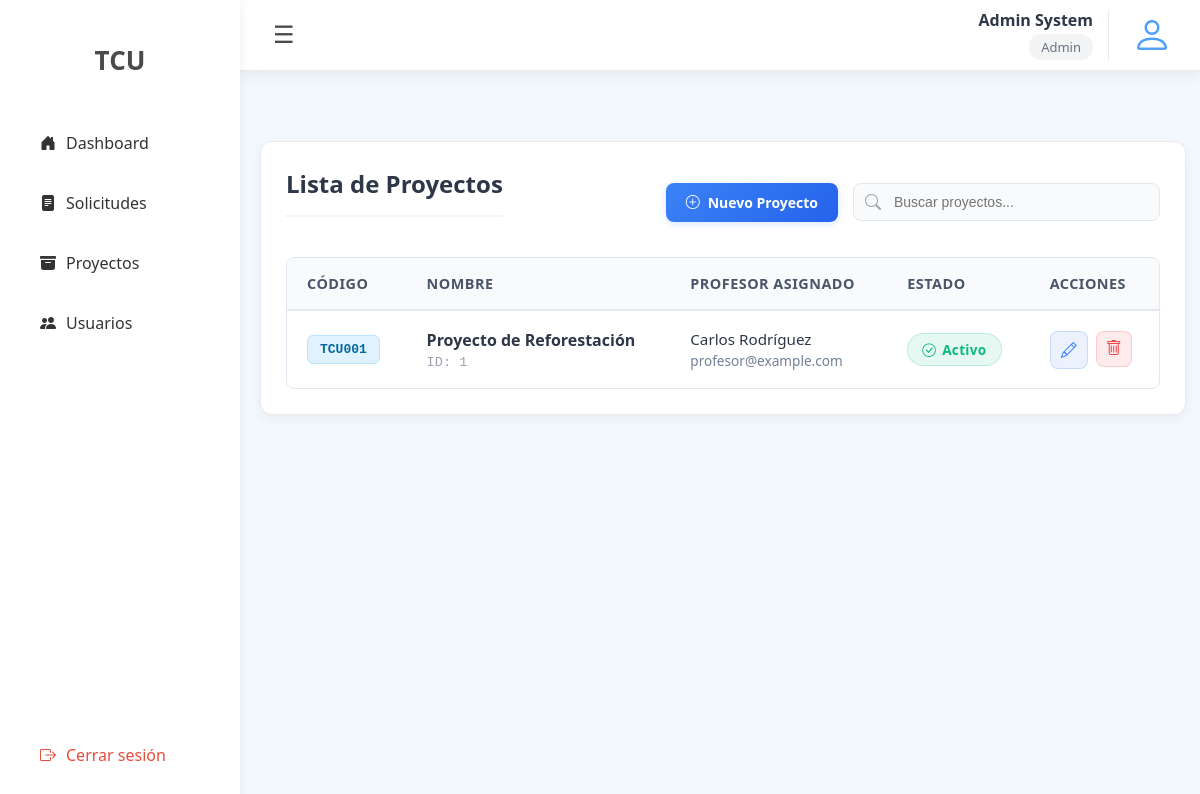
Screenshot of /projects/ (signed in) with the database file from the repository.
### tcu_system_app/models.py (models this page shows, shortened)
class User(models.Model):
    userId = models.AutoField(primary_key=True)
    roleId = models.ForeignKey(Role, on_delete=models.PROTECT)
    firstName = models.CharField(max_length=100, unique=False)
    lastName = models.CharField(max_length=100, unique=False)
    email = models.EmailField(max_length=254, unique=True)
    password = models.CharField(max_length=128, unique=False)
    projectId = models.ForeignKey(Project, on_delete=models.SET_NULL, null=True, blank=True)

class Role(models.Model):
    roleId = models.AutoField(primary_key=True)
    name = models.CharField(max_length=100, unique=True)

class Project(models.Model):
    projectId = models.AutoField(primary_key=True)
    code = models.CharField(max_length=50, unique=True, default='NA')
    name = models.CharField(max_length=200, unique=True)
    userId_professor = models.ForeignKey('User', on_delete=models.SET_NULL, null=True)

### tcu_system_app/views/auth.py (the view)
    def wrapper(request, *args, **kwargs):
        if not is_authenticated(request):
            return redirect('login')
        return view_func(request, *args, **kwargs)

### tcu_system_app/views/auth.py (called while the page is built)
def is_authenticated(request):
    return request.session.get('user_id') is not None

def login_required(view_func):
    def wrapper(request, *args, **kwargs):
        if not is_authenticated(request):
            return redirect('login')
        return view_func(request, *args, **kwargs)
    return wrapper

### tcu_system_app/views/projects.py (called while the page is built)
@login_required
def list_projects(request):
    user_id = request.session.get('user_id')
    if not user_id:
        return redirect('login')
    user = get_object_or_404(User, pk=user_id)
    user_role = user.roleId.name
    if user.roleId.name.lower() not in ['admin']:
        return HttpResponseForbidden("No tienes permiso para acceder a esta página")
    projects = Project.objects.all().order_by('name')
    context = {
        'all_projects': projects,
        'user_role': user.roleId.name.lower(),
        'current_user': user,
        'user_role': user_role,
    }
    return render(request, 'tcu_system_app/projects/projects.html', context)

### tcu_system_app/templates/tcu_system_app/projects/projects.html (shortened to what this page needs)
{% extends 'tcu_system_app/layout.html' %}
{% load static %}
{% block content %}
<link rel="stylesheet" href="{% static 'tcu_system_app/css/dashboard.css' %}">
<link rel="stylesheet" href="{% static 'tcu_system_app/css/projects/projects.css' %}">
<div class="recent-requests">
    <div class="table-header">
        <h2>Lista de Proyectos</h2>
        <div class="table-actions">
            <a href="{% url 'create_project' %}" class="btn-create">
                <i class="bi bi-plus-circle"></i> Nuevo Proyecto
            </a>
            <div class="search-box">
                <i class="bi bi-search"></i>
                <input type="text" id="search-projects" placeholder="Buscar proyectos...">
            </div>
        </div>
    </div>
    {% if all_projects %}
    <div class="table-container">
        <table class="requests-table" id="projects-table">
            <thead>
                <tr>
                    <th>CÓDIGO</th>
                    <th>NOMBRE</th>
                    <th>PROFESOR ASIGNADO</th>
                    <th>ESTADO</th>
                    <th>ACCIONES</th>
                </tr>
            </thead>
            <tbody>
                {% for project in all_projects %}
                <tr>
                    <td>
                        <span class="code-badge">{{ project.code }}</span>
                    </td>
                    <td>
                        <div class="project-info">
                            <strong class="project-name">{{ project.name }}</strong>
                            <small class="project-id">ID: {{ project.projectId }}</small>
                        </div>
                    </td>
                    <td>
                        {% if project.userId_professor %}
                        <div class="professor-info">
                            <div class="professor-details">
                                <strong>{{ project.userId_professor.firstName }} {{ project.userId_professor.lastName }}</strong>
                                <small>{{ project.userId_professor.email|truncatechars:20 }}</small>
                            </div>
                        </div>
                        {% else %}
                        <span class="no-professor">
                            <i class="bi bi-person-x"></i> Sin asignar
                        </span>
                        {% endif %}
                    </td>
                    <td>
                        {% if project.userId_professor %}
                        <span class="status-badge status-active">
                            <i class="bi bi-check-circle"></i> Activo
                        </span>
                        {% else %}
                        <span class="status-badge status-inactive">
                            <i class="bi bi-clock"></i> Inactivo
                        </span>
                        {% endif %}
                    </td>
                    <td>
                        <div class="action-buttons">
                            <a href="{% url 'edit_project' project.projectId %}" class="btn-action btn-edit" title="Editar">
                                <i class="bi bi-pencil"></i>
                            </a>
                            <button class="btn-action btn-delete" title="Eliminar" data-project-id="{{ project.projectId }}">
                                <i class="bi bi-trash"></i>
                            </button>
                        </div>
                    </td>
                </tr>
                {% endfor %}
            </tbody>
        </table>
    </div>
    {% endif %}
</div>
{% endblock %}

### tcu_system_app/templates/tcu_system_app/navbar.html
{% load static %}
<nav class="navbar">
    <button id="toggle-btn" class="toggle-btn">☰</button>
    <div class="nav-right">
        <div class="user-info">
            <span class="user-name">
                {% if current_user %}
                    {{ current_user.firstName }} {{ current_user.lastName }}
                {% else %}
                    Usuario
                {% endif %}
            </span>
            <span class="user-role">
                {% if current_user and current_user.roleId %}
                    {{ current_user.roleId.name|title }}
                {% else %}
                    Rol no definido
                {% endif %}
            </span>
        </div>
        <div class="user-icon-minimal">
            <i class="bi bi-person"></i>
        </div>
    </div>
</nav>

### tcu_system_app/static/tcu_system_app/css/layout.css (style rules this page uses)
body { margin: 0; font-family: 'Segoe UI', sans-serif; background: #f3f8ff; }
.navbar { position: relative; margin-left: 240px; height: 70px; background: #ffffff; display: flex; align-items: center; justify-content: space-between; padding: 0 25px; box-shadow: 0 2px 15px rgba(0,0,0,0.08); transition: margin-left 0.3s; border-bottom: 1px solid #eaeaea; }
.toggle-btn { background: none; border: none; font-size: 24px; cursor: pointer; color: #4a4a4a; padding: 8px; border-radius: 6px; transition: all 0.3s; }
.nav-right { display: flex; align-items: center; gap: 20px; }
.user-info { display: flex; flex-direction: column; align-items: flex-end; padding-right: 15px; border-right: 1px solid #eaeaea; }
.user-name { font-weight: 600; color: #2d3748; font-size: 16px; line-height: 1.3; text-align: right; }
.user-role { font-size: 13px; color: #6b7280; background: #f3f4f6; padding: 4px 12px; border-radius: 12px; margin-top: 4px; font-weight: 500; text-align: center; }
.user-icon-minimal { width: 46px; height: 46px; display: flex; align-items: center; justify-content: center; color: #4da0ff; font-size: 40px; cursor: pointer; transition: all 0.3s ease; }

### tcu_system_app/static/tcu_system_app/css/dashboard.css (style rules this page uses)
.recent-requests { margin-top: 50px; background-color: white; border-radius: 12px; padding: 25px; box-shadow: 0 4px 12px rgba(0,0,0,0.05); border: 1px solid #eaeaea; }
.recent-requests h2 { margin: 0 0 20px 0; color: #2d3748; font-size: 1.5rem; font-weight: 600; padding-bottom: 15px; border-bottom: 2px solid #f0f4f8; }
.table-container { overflow-x: auto; border-radius: 8px; border: 1px solid #e2e8f0; }
.requests-table { width: 100%; border-collapse: collapse; min-width: 800px; }
.requests-table thead { background-color: #f8fafc; }
.requests-table th { padding: 16px 20px; text-align: left; font-weight: 600; color: #4a5568; font-size: 0.9rem; text-transform: uppercase; letter-spacing: 0.5px; border-bottom: 2px solid #e2e8f0; }
.requests-table td { padding: 18px 20px; border-bottom: 1px solid #edf2f7; color: #2d3748; font-size: 0.95rem; }
.requests-table tbody tr { transition: background-color 0.2s ease; }
.requests-table tbody tr:last-child td { border-bottom: none; }
.status-badge { display: inline-block; padding: 6px 14px; border-radius: 20px; font-size: 0.85rem; font-weight: 600; text-transform: capitalize; letter-spacing: 0.3px; }

### rows the page displays
User: firstName "Admin", lastName "System", roleId.name "Admin"
Project: code "TCU001", name "Proyecto de Reforestación", projectId "1", userId_professor.firstName "Carlos", userId_professor.lastName "Rodríguez", userId_professor.email "profesor@example.com", shows "Activo"
